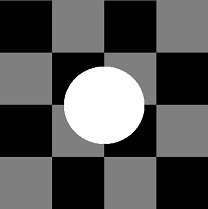
%> input picture test1-1.bmp, 208 x 209 px
$ octave c.m   (GNU Octave 9; MATLAB toolbox functions it lacks are replaced by stand-ins)
%> lines starting %> are read from the running program, lines starting %| are printed output that depends on the picture
### Ufunc.m
function res = Ufunc (lbl,beta,image,im,y0,y1,y2)
    lbl0= lbl==0;
    lbl1= lbl==1;
    lbl2= lbl==2;

    p0=y0(image(lbl0)+1);
    p1=y1(image(lbl1)+1);
    p2=y2(image(lbl2)+1);

    part1=sum(log(p0))+sum(log(p1))+sum(log(p2));

    lblr = zeros(size(lbl));
    lblr(2:size(lbl,1),:)=lbl(1:size(lbl,1)-1,:);
    part2 = (((lblr==lbl) * -2) + 1) * beta;

%    lblru = zeros(size(lbl));
%    lblru(2:size(lbl,1),2:size(lbl,2))=lbl(1:size(lbl,1)-1,1:size(lbl,2)-1);
%    part2 = (((lblru==lbl) * -2) + 1) * beta;

    lbll = zeros(size(lbl));
    lbll(1:size(lbl,1)-1,:)=lbl(2:size(lbl,1),:);
    part2 = part2 + (((lbll==lbl) * -2) + 1) * beta;

%    lbllu = zeros(size(lbl));
%    lbllu(1:size(lbl,1)-1,2:size(lbl,2))=lbl(2:size(lbl,1),1:size(lbl,2)-1);
%    part2 = (((lbllu==lbl) * -2) + 1) * beta;

    lblu = zeros(size(lbl));
    lblu(:,2:size(lbl,2))=lbl(:,1:size(lbl,2)-1);
    part2 = part2 + (((lblu==lbl) * -2) + 1) * beta;

    lbld = zeros(size(lbl));
    lbld(:,1:size(lbl,2)-1)=lbl(:,2:size(lbl,2));
    part2 = part2 + (((lbld==lbl) * -2) + 1) * beta;

% [7 lines of commented-out code are left out]

    res = -part1 + sum(sum(part2));

### partEval.m
function [lbl]=partEval(lbl,in,im,beta,T,y0,y1,y2)
    U = Ufunc(lbl,beta,in,im,y0,y1,y2);
    for loop=1:150000
        x = randi([1 size(lbl,1)]);
        y = randi([1 size(lbl,2)]);
        lblt = zeros(size(lbl));
        lblt(:,:) = lbl(:,:);
        lblt(x,y) = mod(lblt(x,y) + ceil(rand()*2),3);

        Ut = Ufunc(lblt,beta,in,im,y0,y1,y2);
        % Ufunc, success
        dU = Ut - U;
        if dU < 0
            lbl=lblt;
            U = Ut;
        else
            p = rand();
            if p < exp(-dU/T)
                lbl=lblt;
                U = Ut;
            end
        end
        T = T * 0.95;
    end

### c.m
clc
clear

beta = 5.0;
T = 4.0;

im = rgb2gray(imread('test1-1.bmp'));
%> im: size 209x208 uint8; min 0, max 255, mean 85.5
in = imnoise(im,'gaussian',0.0,0.05);
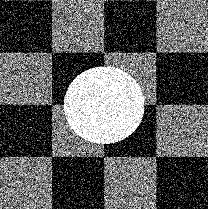
%> in: size 209x208 uint8; min 0, max 255, mean 92.4

x0 = 0:1:255;
y0 = gaussmf(x0,[9.9479 10.1620]);
x1 = 0:1:255;
y1 = gaussmf(x1,[17.0377 126.9969]);
x2 = 0:1:255;
y2 = gaussmf(x2,[9.9045 244.9331]);

%lbl = floor(rand(size(im,1),size(im,2)) * 3);
lbl = zeros(size(im,1),size(im,2));

for i=0:3
    for j=0:3
        start_x = floor(size(lbl,1)*i/4);
        start_y = floor(size(lbl,2)*j/4);

        end_x = floor(size(lbl,1)*(i + 1)/4);
        end_y = floor(size(lbl,2)*(j + 1)/4);
        L{(i * 4 + j) + 1} = lbl(start_x+1:end_x,start_y+1:end_y);
        I{(i * 4 + j) + 1} = in(start_x+1:end_x,start_y+1:end_y);
        M{(i * 4 + j) + 1} = im(start_x+1:end_x,start_y+1:end_y);
    end
end
%> after the loop, I = 16 items; L = 16 items; M = 16 items
parfor i=1:16
%> (the run ends here)
